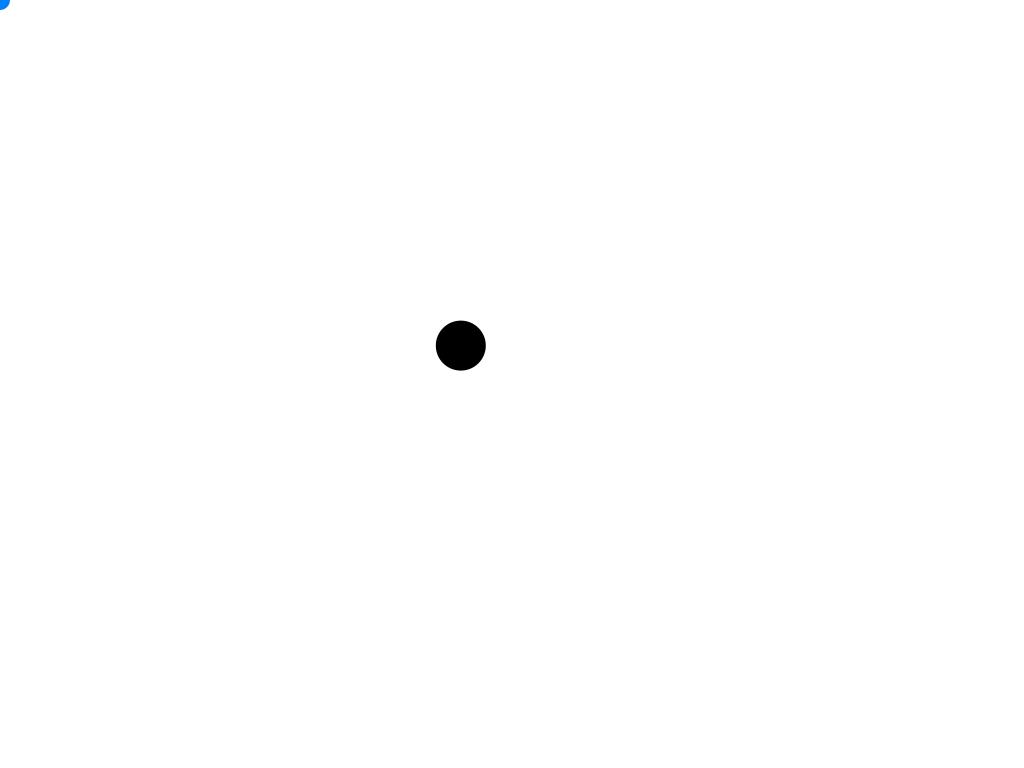
Frame 1 (no input)
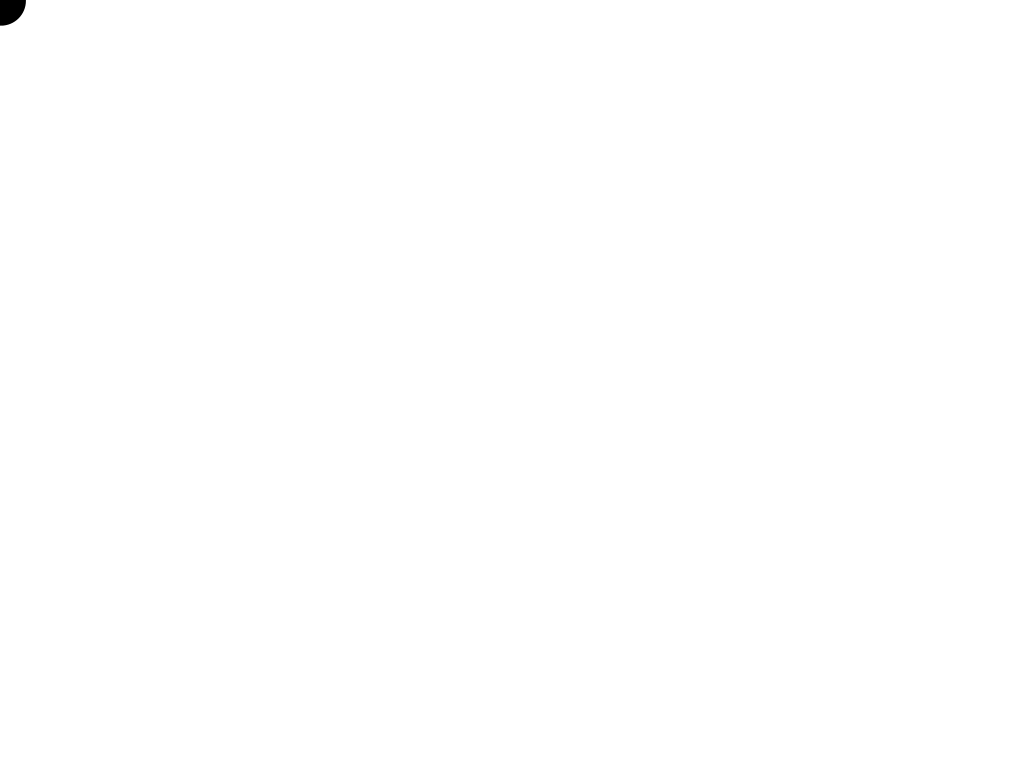
Frame 60 (the mouse pressed at the canvas centre just before this capture)
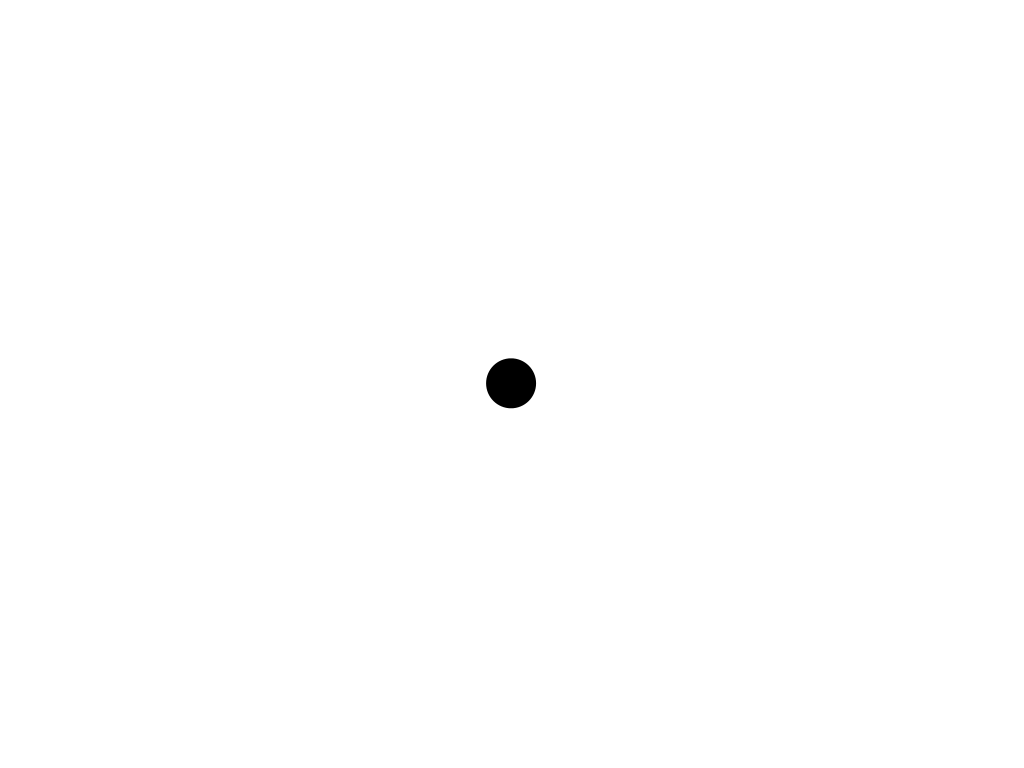
Frame 120 (the mouse held since frame 60 and released just before this capture)

The Processing sketch that drew these frames (run headless with seeded random() and noise(); from frame 60 on, the mouse is pressed at the canvas centre):

// Processing sketch: VectorSubtraction
// ── VectorSubtraction.pde
PVector mCirclePosition;

void setup() {
  size(1024, 768);
  mCirclePosition = new PVector();
  mCirclePosition.x = width / 2;
  mCirclePosition.y = height / 2;
}

void draw() {
  background(255);
  noStroke();
  
  PVector mMousePosition;
  mMousePosition = new PVector();
  mMousePosition.set(mouseX, mouseY);
  
  PVector mDirection = PVector.sub(mMousePosition, mCirclePosition);
  mDirection.mult(0.1);
  
  mCirclePosition.add(mDirection);
  
  fill(0, 127, 255);
  circle(mMousePosition.x, mMousePosition.y, 20);

  fill(0);
  circle(mCirclePosition.x, mCirclePosition.y, 50);
}
